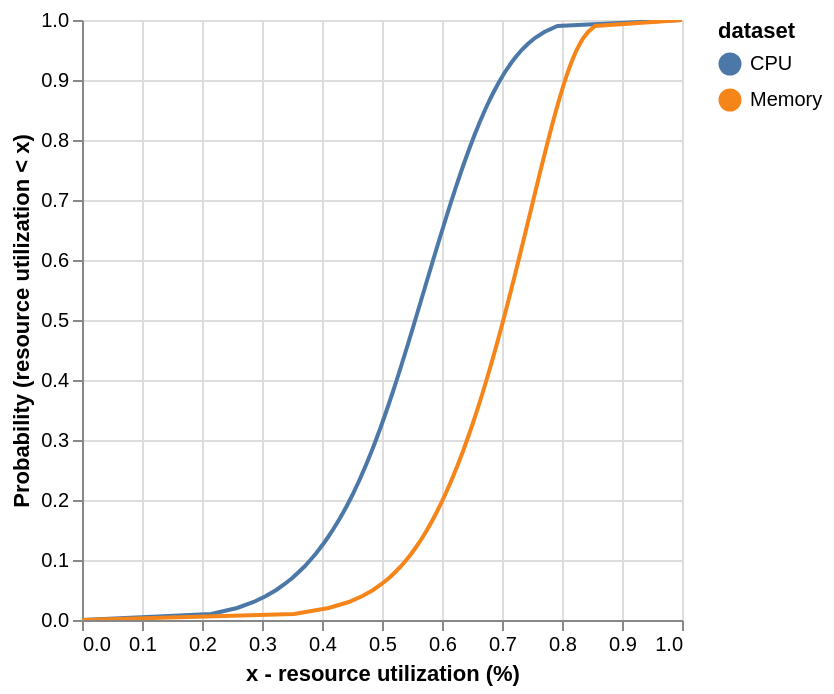

The notebook cell saved with this chart:
### Markdown cell above
#Per machine resource usage distribution

This query takes a cell as input and plots a per-machine resource utilization CDF.

### Code cell
#@title Select a cell and plot its per-machine resource utilization CDFs

# Functions to plot CDFs using Altair
def pick_quantiles_from_tall_dataframe(data, qcol, name=""):
  quantiles = pd.DataFrame([x for x in data[qcol]]).transpose()
  if name != "":
    quantiles.columns = data[name]
  return quantiles

# - data: a dataframe with one row and one or more columns of quantiles (results
#   returned from APPROX_QUANTILES)
# - qcols: a list of names of the quantiles
# - names: the names of each returned quantiles' columns.
def pick_quantiles_from_wide_dataframe(data, qcols, names=[]):
  quantiles = {}
  i = 0
  for qcol in qcols:
    col_name = qcol
    if i < len(names):
      col_name = names[i]
    quantiles[col_name] = data[qcol][0]
    i+=1
  return pd.DataFrame(quantiles)

# - quantiles: a dataframe where each column contains the quantiles of one
#   data set. The index (i.e. row names) of the dataframe is the quantile. The
#   column names are the names of the data set.
def plot_cdfs(quantiles, xlab="Value", ylab="CDF",
              legend_title="dataset", labels=[],
              interactive=False,
              title=''):
  dfs = []
  label = legend_title
  yval = range(quantiles.shape[0])
  esp = 1.0/(len(quantiles)-1)
  yval = [y * esp for y in yval]
  while label == xlab or label == ylab:
    label += '_'
  for col_idx, col in enumerate(quantiles.columns):
    col_label = col
    if col_idx < len(labels):
      col_label = labels[col_idx]
    dfs.append(pd.DataFrame({
        label: col_label,
        xlab: quantiles[col],
        ylab: yval
    }))
  cdfs = pd.concat(dfs)
  lines = alt.Chart(cdfs).mark_line().encode(
    # If you can draw a CDF, it has to be continuous real-valued
    x=xlab+":Q",
    y=ylab+":Q",
    color=label+":N"
  ).properties(
    title=title
  )
  if not interactive:
    return lines
  # Create a selection that chooses the nearest point & selects based on x-value
  nearest = alt.selection_point(nearest=True, on='mouseover', # Changed to alt.selection_point
                        fields=[ylab], empty='none')
  # Transparent selectors across the chart. This is what tells us
  # the y-value of the cursor
  selectors = alt.Chart(cdfs).mark_point().encode(
    y=ylab+":Q",
    opacity=alt.value(0),
  ).add_selection(
    nearest # Apply selection to this chart
  )

  # Draw text labels near the points, and highlight based on selection
  text = lines.mark_text(align='left', dx=5, dy=-5).encode(
    text=alt.condition(nearest,
                       alt.Text(xlab+":Q", format=".2f"),
                       alt.value(' ')),
    opacity=alt.condition(nearest, alt.value(1), alt.value(0)) # Apply opacity condition here
  )

  # Draw a rule at the location of the selection
  rules = alt.Chart(cdfs).mark_rule(color='gray').encode(
    y=ylab+":Q",
  ).transform_filter(
    nearest  # Use nearest directly
  )
  # Draw points on the line, and highlight based on selection
  points = lines.mark_point().encode(
    opacity=alt.condition(nearest, alt.value(1), alt.value(0))
  )
  # Put the five layers into a chart and bind the data
  return alt.layer(lines, selectors, rules, text, points).interactive(
      bind_y=False)

# Functions to create the query

def query_machine_capacity(cell):
  return '''
SELECT machine_id, MAX(capacity.cpus) AS cpu_cap,
  MAX(capacity.memory) AS memory_cap
FROM `google.com:google-cluster-data`.clusterdata_2019_{cell}.machine_events
GROUP BY 1
  '''.format(cell=cell)

def query_top_level_instance_usage(cell):
  return '''
SELECT CAST(FLOOR(start_time/(1e6 * 300)) * (1000000 * 300) AS INT64) AS time,
  collection_id,
  instance_index,
  machine_id,
  average_usage.cpus AS cpu_usage,
  average_usage.memory AS memory_usage
FROM `google.com:google-cluster-data`.clusterdata_2019_{cell}.instance_usage
WHERE (alloc_collection_id IS NULL OR alloc_collection_id = 0)
  AND (end_time - start_time) >= (5 * 60 * 1e6)
  '''.format(cell=cell)

def query_machine_usage(cell):
  return '''
SELECT u.time AS time,
  u.machine_id AS machine_id,
  SUM(u.cpu_usage) AS cpu_usage,
  SUM(u.memory_usage) AS memory_usage,
  MAX(m.cpu_cap) AS cpu_capacity,
  MAX(m.memory_cap) AS memory_capacity
FROM ({instance_usage}) AS u JOIN
 ({machine_capacity}) AS m
ON u.machine_id = m.machine_id
GROUP BY 1, 2
  '''.format(instance_usage = query_top_level_instance_usage(cell),
             machine_capacity = query_machine_capacity(cell))

def query_machine_utilization_distribution(cell):
  return '''
SELECT APPROX_QUANTILES(IF(cpu_usage > cpu_capacity, 1.0, cpu_usage / cpu_capacity), 100) AS cpu_util_dist,
  APPROX_QUANTILES(IF(memory_usage > memory_capacity, 1.0, memory_usage / memory_capacity), 100) AS memory_util_dist
FROM ({table})
  '''.format(table = query_machine_usage(cell))

cell = 'd' #@param ['a', 'b', 'c', 'd', 'e', 'f', 'g', 'h']
query = query_machine_utilization_distribution(cell)
machine_util_dist = client.query(query).to_dataframe()
plot_cdfs(pick_quantiles_from_wide_dataframe(machine_util_dist, ['cpu_util_dist', 'memory_util_dist'], ['CPU', 'Memory']), xlab='x - resource utilization (%)', ylab="Probability (resource utilization < x)", interactive=True)

### Figure 1 — Vega-Lite specification as saved in the notebook (floating-point values rounded to 4 significant figures; data arrays with more than 128 entries replaced by an {"elided": "..."} marker saying what was removed)
{"config": {"view": {"continuousWidth": 300, "continuousHeight": 300}}, "layer": [{"mark": {"type": "line"}, "encoding": {"color": {"field": "dataset", "type": "nominal"}, "x": {"field": "x - resource utilization (%)", "type": "quantitative"}, "y": {"field": "Probability (resource utilization < x)", "type": "quantitative"}}, "name": "view_3", "title": ""}, {"mark": {"type": "point"}, "encoding": {"opacity": {"value": 0}, "y": {"field": "Probability (resource utilization < x)", "type": "quantitative"}}, "name": "view_2"}, {"mark": {"type": "rule", "color": "gray"}, "encoding": {"y": {"field": "Probability (resource utilization < x)", "type": "quantitative"}}, "transform": [{"filter": {"param": "param_3", "empty": false}}]}, {"mark": {"type": "text", "align": "left", "dx": 5, "dy": -5}, "encoding": {"color": {"field": "dataset", "type": "nominal"}, "opacity": {"condition": {"param": "param_3", "value": 1, "empty": false}, "value": 0}, "text": {"condition": {"param": "param_3", "empty": false, "field": "x - resource utilization (%)", "format": ".2f", "type": "quantitative"}, "value": " "}, "x": {"field": "x - resource utilization (%)", "type": "quantitative"}, "y": {"field": "Probability (resource utilization < x)", "type": "quantitative"}}, "title": ""}, {"mark": {"type": "point"}, "encoding": {"color": {"field": "dataset", "type": "nominal"}, "opacity": {"condition": {"param": "param_3", "value": 1, "empty": false}, "value": 0}, "x": {"field": "x - resource utilization (%)", "type": "quantitative"}, "y": {"field": "Probability (resource utilization < x)", "type": "quantitative"}}, "title": ""}], "data": {"name": "data-79da4ac3ad7b50773ac92099ef2aa9d5"}, "params": [{"name": "param_3", "select": {"type": "point", "fields": ["Probability (resource utilization < x)"], "nearest": true, "on": "mouseover"}, "views": ["view_2"]}, {"name": "param_4", "select": {"type": "interval", "encodings": ["x"]}, "bind": "scales", "views": ["view_3"]}], "$schema": "https://vega.github.io/schema/vega-lite/v5.20.1.json", "datasets": {"data-79da4ac3ad7b50773ac92099ef2aa9d5": {"elided": "202 records"}}}
